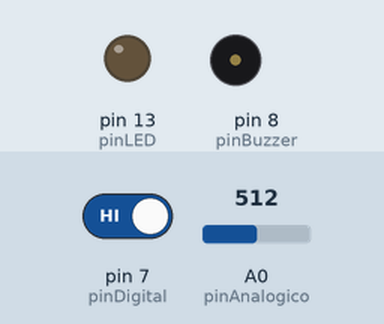
The sketch below on a simulated Arduino Uno, built with avr-gcc and run on an emulated ATmega328P. Shown: output pins drawn as LEDs (lit = HIGH), buzzer (waves = sounding). The inputs (shaded band) are chosen by the test bench; at power-on: pin 7 (pinDigital) HIGH, A0 (pinAnalogico) = 512. What the sketch prints to the serial monitor is not drawn.

Above: at 10.8 s.
10.9 s: pin 7 (pinDigital) driven LOW
At 15.7 s:
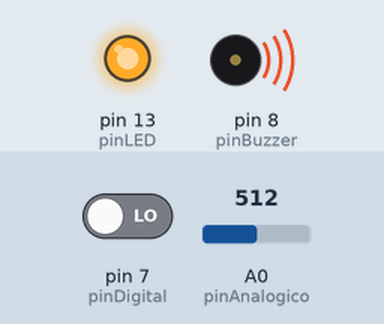
Timing chart, 0 to 17.2 s (numbered marks = the images above; inputs shaded):
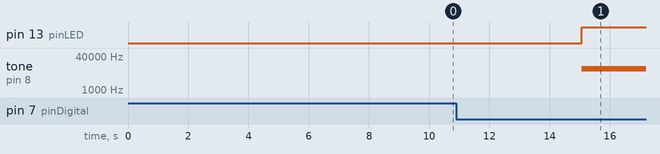

The sketch:

Indaagacion_SSM.ino
```cpp
const int pinLED = 13;          // LED integrado en la placa Arduino
const int pinDigital = 7;       // Conectado al pin DO del sensor
const int pinAnalogico = A0;    // Conectado al pin AO del sensor
const int pinBuzzer = 8;        // Buzzer pasivo conectado al pin 8

int numeroPrueba= 1;
int analogVal;
const int totalPruebas = 5;
const int intensidadSonido = 10000; //Aqui puedes cambiar la frecuencia del sonido (Hz)
// Suave: 250; Medio: 4000; Alto: 10000

unsigned long TiempoInicio = 0;
unsigned long TiempoFinal = 0;
unsigned long TiempoTotal = 0;

void setup() {
  pinMode(pinLED, OUTPUT);
  pinMode(pinDigital, INPUT);
  pinMode(pinBuzzer, OUTPUT);

  Serial.begin(9600);

  Serial.println("--- INICIANDO SERIE DE EXPERIMENTOS ---");
  Serial.print("Intensidad_Configurada_Hz: ");
  Serial.println(intensidadSonido);
  Serial.println("Prueba,Tiempo_Respuesta_us,Intensidad_Analogica_AO");
  // CICLO AUTOMÁTICO DE 5 PRUEBAS
  for (int numeroPrueba = 1; numeroPrueba <= totalPruebas; numeroPrueba++) {
   // 5 segundos de silencio
    noTone(pinBuzzer);
    delay(5000);
// Se activa el estímulo y el LED prende
    tone(pinBuzzer, intensidadSonido);
    digitalWrite(pinLED, HIGH);

    while(digitalRead(pinDigital) == LOW){
  // El tiempo se mide a partir de que el led integrado al sensor se apague
  // Nota: Si se queda congelado en tu monitor, cambia HIGH por LOW según la calibración de tu módulo
    TiempoInicio= micros();

    while(digitalRead(pinDigital)==HIGH){
    }
  }
    // Se apaga el estímulo y el LED
      noTone(pinBuzzer);
      digitalWrite(pinLED, LOW);

    TiempoFinal= micros();
// Cálculo de las variables físicas
    TiempoTotal= TiempoFinal - TiempoInicio;
    analogVal = analogRead(pinAnalogico);
// Imprimimos la fila CSV
    Serial.print(numeroPrueba);
    Serial.print(",");
    Serial.print(TiempoTotal);
    Serial.print(",");
    Serial.println(analogVal);
  }
  Serial.println("--- EXPERIMENTO FINALIZADO ---");
  Serial.println("Puedes cambiar el valor de 'intensidadSonido' en el código para otra tanda de datos.");
}


void loop() {
// Esta función se deja en vació para que el experimento se reproduzca únicamente 5 veces
}
```

Measured:
- after the input at 10.9 s, pin 13 (pinLED): LOW → HIGH after 4.2 s; tone on pin 8 (pinBuzzer): silent → 10000 Hz after 4.2 s
